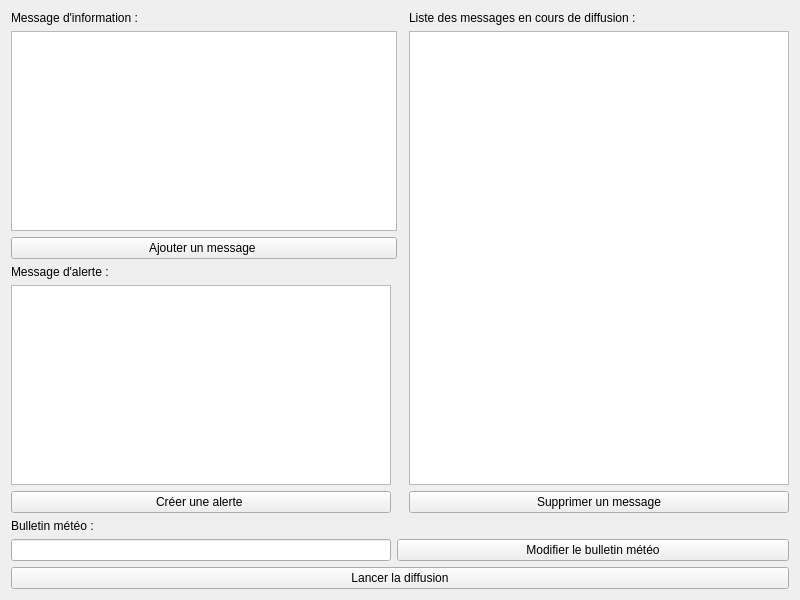
<?xml version="1.0" encoding="UTF-8"?>
<ui version="4.0">
 <class>Serveur</class>
 <widget class="QWidget" name="Serveur">
  <property name="geometry">
   <rect>
    <x>0</x>
    <y>0</y>
    <width>800</width>
    <height>600</height>
   </rect>
  </property>
  <property name="windowTitle">
   <string>Serveur</string>
  </property>
  <layout class="QGridLayout" name="gridLayout">
   <item row="7" column="0">
    <widget class="QLineEdit" name="lineEditMeteo"/>
   </item>
   <item row="0" column="3">
    <widget class="QLabel" name="label_3">
     <property name="text">
      <string>Liste des messages en cours de diffusion : </string>
     </property>
    </widget>
   </item>
   <item row="5" column="3">
    <widget class="QPushButton" name="pushButtonSupprimer">
     <property name="text">
      <string>Supprimer un message</string>
     </property>
    </widget>
   </item>
   <item row="0" column="0" colspan="2">
    <widget class="QLabel" name="label">
     <property name="text">
      <string>Message d'information :</string>
     </property>
    </widget>
   </item>
   <item row="6" column="0">
    <widget class="QLabel" name="label_4">
     <property name="text">
      <string>Bulletin météo : </string>
     </property>
    </widget>
   </item>
   <item row="5" column="0">
    <widget class="QPushButton" name="pushButtonAlerte">
     <property name="text">
      <string>Créer une alerte </string>
     </property>
    </widget>
   </item>
   <item row="3" column="0">
    <widget class="QLabel" name="label_2">
     <property name="text">
      <string>Message d'alerte : </string>
     </property>
    </widget>
   </item>
   <item row="8" column="0" colspan="4">
    <widget class="QPushButton" name="pushButtonDiffusion">
     <property name="text">
      <string>Lancer la diffusion</string>
     </property>
    </widget>
   </item>
   <item row="7" column="1" colspan="3">
    <widget class="QPushButton" name="pushButtonMeteo">
     <property name="text">
      <string>Modifier le bulletin météo</string>
     </property>
    </widget>
   </item>
   <item row="4" column="0">
    <widget class="QTextEdit" name="textEditAlerte"/>
   </item>
   <item row="1" column="0" colspan="2">
    <widget class="QTextEdit" name="textEditInformation"/>
   </item>
   <item row="2" column="0" colspan="2">
    <widget class="QPushButton" name="pushButtonAjouter">
     <property name="text">
      <string>Ajouter un message </string>
     </property>
    </widget>
   </item>
   <item row="1" column="3" rowspan="4">
    <widget class="QListWidget" name="listWidgetMessage"/>
   </item>
  </layout>
 </widget>
 <resources/>
 <connections/>
</ui>
